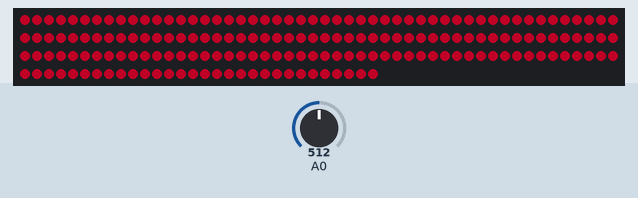
Recording of a sketch running on a simulated Arduino Uno, built with avr-gcc and run on an emulated ATmega328P. On the bench: 180 RGB LEDs in strip order, left to right, continuing on the next row. The test bench sets the inputs (shaded band); at power-on: A0 = 512. Dim RGB values are drawn brighter than linear.

Above: at 0.7 s.

The sketch:

Lights_to_Music.ino
```cpp
#include <Adafruit_NeoPixel.h>

#define MIC A0 // Microphone is connected at pin A)
#define LED_PIN 11 // LED are connected to D11
#define N_PIXELS 180 // Number of LED
#define N 100 // Number of samples
#define fadeDelay 10 // fade amount
#define noiseLevel 15 // Amount of noice we want to chop off

Adafruit_NeoPixel strip = Adafruit_NeoPixel(N_PIXELS, LED_PIN, NEO_GRB + NEO_KHZ800);

int samples[N]; // storage for a sample
int periodFactor = 0; // For period calculation
int t1 = -1;
int T;
int slope;
byte periodChanged = 0;


void setup() {
  // Serial.begin(9600);
  strip.begin();
  ledsOff();
  delay(500);
  displayColor(Wheel(100));
  strip.show();
  delay(500);
}


void loop() {
  Samples();
}

void Samples() {
  for(int i=0; i<N; i++) {
    samples[i] = analogRead(0);
    if(i>0) {
      slope = samples[i] - samples[i-1];
    }
    else {
      slope = samples[i] - samples[N-1];
    }

    if(abs(slope) > noiseLevel) {
      if(slope < 0) {
        calculatePeriod(i);
        if(periodChanged == 1) {
          displayColor(getColor(T));
        }
      }
    }
    else {
      ledsOff();
    }
    periodFactor += 1;
    delay(1);
  }
}

void calculatePeriod(int i) {
  if(t1 == -1) {

    t1 = i;
  }
  else {

    int period = periodFactor*(i - t1);
    periodChanged = T==period ? 0 : 1;
    T = period;
  // Serial.println(T);

    t1 = i;
    periodFactor = 0;
  }
}

uint32_t getColor(int period) {
  if(period == -1)
    return Wheel(0);
  else if(period > 400)
    return Wheel(5);
  else
    return Wheel(map(-1*period, -400, -1, 50, 255));
}

void fadeOut()
{
  for(int i=0; i<5; i++) {
    strip.setBrightness(110 - i*20);
    strip.show(); // Update strip
    delay(fadeDelay);
    periodFactor +=fadeDelay;
  }
}

void fadeIn() {
  strip.setBrightness(100);
  strip.show();

  for(int i=0; i<5; i++) {
    //strip.setBrightness(20*i + 30);
    //strip.show();
    delay(fadeDelay);
    periodFactor+=fadeDelay;
  }
}

void ledsOff() {
  fadeOut();
  for(int i=0; i<N_PIXELS; i++) {
    strip.setPixelColor(i, 0, 0, 0);
  }
}

void displayColor(uint32_t color) {
  for(int i=0; i<N_PIXELS; i++) {
    strip.setPixelColor(i, color);
  }
  fadeIn();
}


uint32_t Wheel(byte WheelPos) {
  // Serial.println(WheelPos);
  if(WheelPos < 85) {

    return strip.Color(WheelPos * 3, 255 - WheelPos * 3, 0);
  }
  else if(WheelPos < 170) {
    WheelPos -= 85;
    return strip.Color(255 - WheelPos * 3, 0, WheelPos * 3);
  }
  else {
    WheelPos -= 170;
    return strip.Color(0, WheelPos * 3, 255 - WheelPos * 3);
  }
}
```
